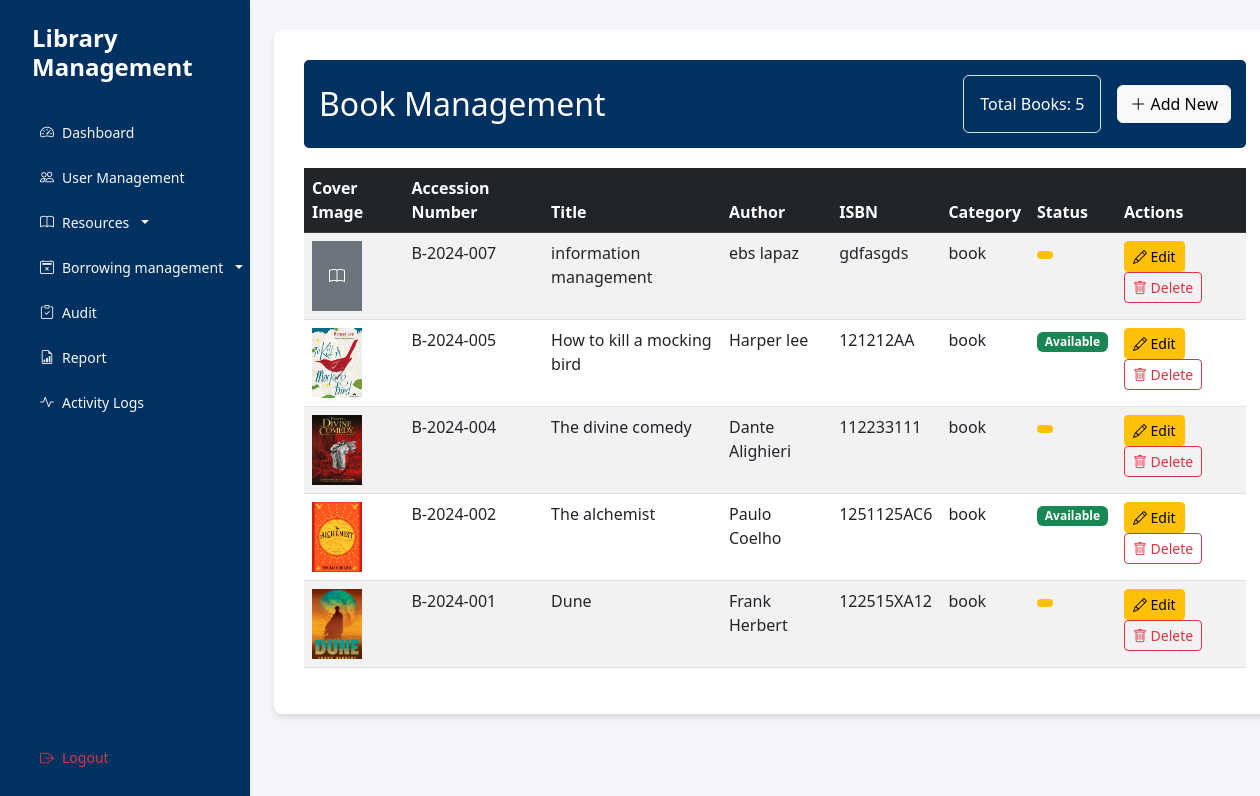
/interface/books.php (signed in), run on the app's committed database.
### tables this page shows
CREATE TABLE `books` (
  `book_id` int(11) NOT NULL,
  `resource_id` int(11) NOT NULL,
  `author` varchar(100) NOT NULL,
  `isbn` varchar(13) NOT NULL,
  `publisher` varchar(100) NOT NULL,
  `edition` varchar(20) DEFAULT NULL,
  `publication_date` date DEFAULT NULL
);

CREATE TABLE `library_resources` (
  `resource_id` int(11) NOT NULL,
  `title` varchar(255) NOT NULL,
  `accession_number` varchar(20) NOT NULL,
  `category` enum('book','periodical','media') NOT NULL,
  `status` enum('available','borrowed','maintenance') DEFAULT 'available',
  `created_at` timestamp NOT NULL DEFAULT current_timestamp(),
  `updated_at` timestamp NOT NULL DEFAULT current_timestamp() ON UPDATE current_timestamp(),
  `cover_image` varchar(255) DEFAULT NULL
);

### controller/BookController.php (called while the page is built, shortened)
<?php
require_once '../config/Database.php';
class BookController {
    private $conn;
    public function __construct() {
        $database = new Database();
        $this->conn = $database->getConnection();
    }
    public function getBooks() {
        try {
            $query = "SELECT lr.resource_id, lr.title, lr.accession_number, lr.category, lr.status, lr.cover_image,
                             b.author, b.isbn, b.publisher, b.edition, b.publication_date
                      FROM library_resources lr
                      JOIN books b ON lr.resource_id = b.resource_id
                      ORDER BY lr.created_at DESC";
            $stmt = $this->conn->prepare($query);
            $stmt->execute();
            return $stmt->fetchAll(PDO::FETCH_ASSOC);
        } catch (PDOException $e) {
            error_log("Get books error: " . $e->getMessage());
            return [];
        }
    }
}

### config/Database.php (called while the page is built, shortened)
<?php
class Database {
    private $host = "localhost";
    private $port = "3307";
    private $db_name = "library_management";
    private $username = "root";
    private $password = "";
    public function getConnection() {
        $this->conn = null;
        try {
            $this->conn = new PDO(
                "mysql:host=" . $this->host . ";port=" . $this->port . ";dbname=" . $this->db_name,
                $this->username,
                $this->password
            );
            $this->conn->setAttribute(PDO::ATTR_ERRMODE, PDO::ERRMODE_EXCEPTION);
        } catch(PDOException $e) {
            echo "Connection Error: " . $e->getMessage();
        }
        return $this->conn;
    }
}

### interface/books.php (the view, shortened to what this page needs)
<?php
require_once '../controller/BookController.php';
$bookController = new BookController();
$books = $bookController->getBooks();
?>
<!DOCTYPE html>
<html lang="en">
<head>
    <link href="https://cdn.jsdelivr.net/npm/bootstrap@5.3.0/dist/css/bootstrap.min.css" rel="stylesheet">
    <link href="https://cdn.jsdelivr.net/npm/bootstrap-icons@1.10.0/font/bootstrap-icons.css" rel="stylesheet">
    <link href="assets/css/style.css" rel="stylesheet">
</head>
<body>
    <div class="d-flex">
        <?php include 'includes/sidebarModal.php'; ?>
        <main class="col-md-9 ms-sm-auto col-lg-10 px-md-4">
            <div class="borrowing-monitoring-container">
                <div class="page-header d-flex justify-content-between align-items-center">
                    <h2 class="mb-0">Book Management</h2>
                    <div class="d-flex align-items-center">
                        <div class="box p-3 border rounded me-3">
                            <span>Total Books: <?php echo count($books); ?></span>
                        </div>
                        <button class="btn btn-light" data-bs-toggle="modal" data-bs-target="#bookModal">
                            <i class="bi bi-plus-lg"></i> Add New
                        </button>
                    </div>
                </div>
                <div class="table-responsive">
                    <table class="table table-striped table-hover">
                        <thead class="table-dark">
                            <tr>
                                <th>Cover Image</th>
                                <th>Accession Number</th>
                                <th>Title</th>
                                <th>Author</th>
                                <th>ISBN</th>
                                <th>Category</th>
                                <th>Status</th>
                                <th>Actions</th>
                            </tr>
                        </thead>
                        <tbody>
                            <?php foreach ($books as $book): ?>
                            <tr>
                                <td>
                                    <?php if (!empty($book['cover_image'])): ?>
                                        <img src="../uploads/covers/<?php echo htmlspecialchars(basename($book['cover_image'])); ?>"
                                             alt="Cover"
                                             style="width: 50px; height: 70px; object-fit: cover;"
                                             onerror="this.onerror=null; this.src='assets/images/default-cover.png';">
                                    <?php else: ?>
                                        <div class="bg-secondary text-white d-flex align-items-center justify-content-center"
                                             style="width: 50px; height: 70px;">
                                            <i class="bi bi-book"></i>
                                        </div>
                                    <?php endif; ?>
                                </td>
                                <td><?php echo htmlspecialchars($book['accession_number']); ?></td>
                                <td><?php echo htmlspecialchars($book['title']); ?></td>
                                <td><?php echo htmlspecialchars($book['author']); ?></td>
                                <td><?php echo htmlspecialchars($book['isbn']); ?></td>
                                <td><?php echo htmlspecialchars($book['category']); ?></td>
                                <td>
                                    <span class="badge
                                    <?php
                                    echo $book['status'] === 'available' ? 'bg-success' : 'bg-warning';
                                    ?>">
                                        <?php echo ucfirst(htmlspecialchars($book['status'])); ?>
                                    </span>
                                </td>
                                <td>
                                    <button class="btn btn-sm btn-warning edit-book"
                                            data-bs-toggle="modal"
                                            data-bs-target="#bookModal"
                                            data-book='<?php echo htmlspecialchars(json_encode($book)); ?>'>
                                        <i class="bi bi-pencil"></i> Edit
                                    </button>
                                    <form method="POST" class="d-inline" onsubmit="return confirm('Are you sure you want to delete this book?');">
                                        <button type="submit" class="btn btn-sm btn-outline-danger">
                                        <i class="bi bi-trash"></i> Delete
                                    </button>
                                    </form>
                                </td>
                            </tr>
                            <?php endforeach; ?>
                        </tbody>
                    </table>
                </div>
            </div>
        </main>
    </div>
</body>
</html>

### interface/assets/css/style.css (style rules this page uses)
body { background-color: #f4f6f9; }
.page-header { background-color: #003161; color: white; padding: 15px; border-radius: 5px; margin-bottom: 20px; }
.borrowing-monitoring-container { background-color: white; border-radius: 8px; box-shadow: 0 4px 6px rgba(0,0,0,0.1); padding: 30px; margin-top: 30px; }

### interface/books.php (style rules this page uses)
.borrowing-monitoring-container { background-color: white; border-radius: 8px; box-shadow: 0 4px 6px rgba(0,0,0,0.1); padding: 30px; margin-top: 30px; }
.page-header { background-color: #003161; color: white; padding: 15px; border-radius: 5px; margin-bottom: 20px; }

### data on the page
books: resource.accession_number "B-2024-007", resource.title "information management", author "ebs lapaz", isbn "gdfasgds", resource.category "book"
books: resource.cover_image (picture), resource.accession_number "B-2024-005", resource.title "How to kill a mocking bird", author "Harper lee", isbn "121212AA", resource.category "book", resource.status "Available"
books: resource.cover_image (picture), resource.accession_number "B-2024-004", resource.title "The divine comedy", author "Dante Alighieri", isbn "112233111", resource.category "book"
books: resource.cover_image (picture), resource.accession_number "B-2024-002", resource.title "The alchemist", author "Paulo Coelho", isbn "1251125AC6", resource.category "book", resource.status "Available"
books: resource.cover_image (picture), resource.accession_number "B-2024-001", resource.title "Dune", author "Frank Herbert", isbn "122515XA12", resource.category "book"

### other printed values
count($books) "5"
